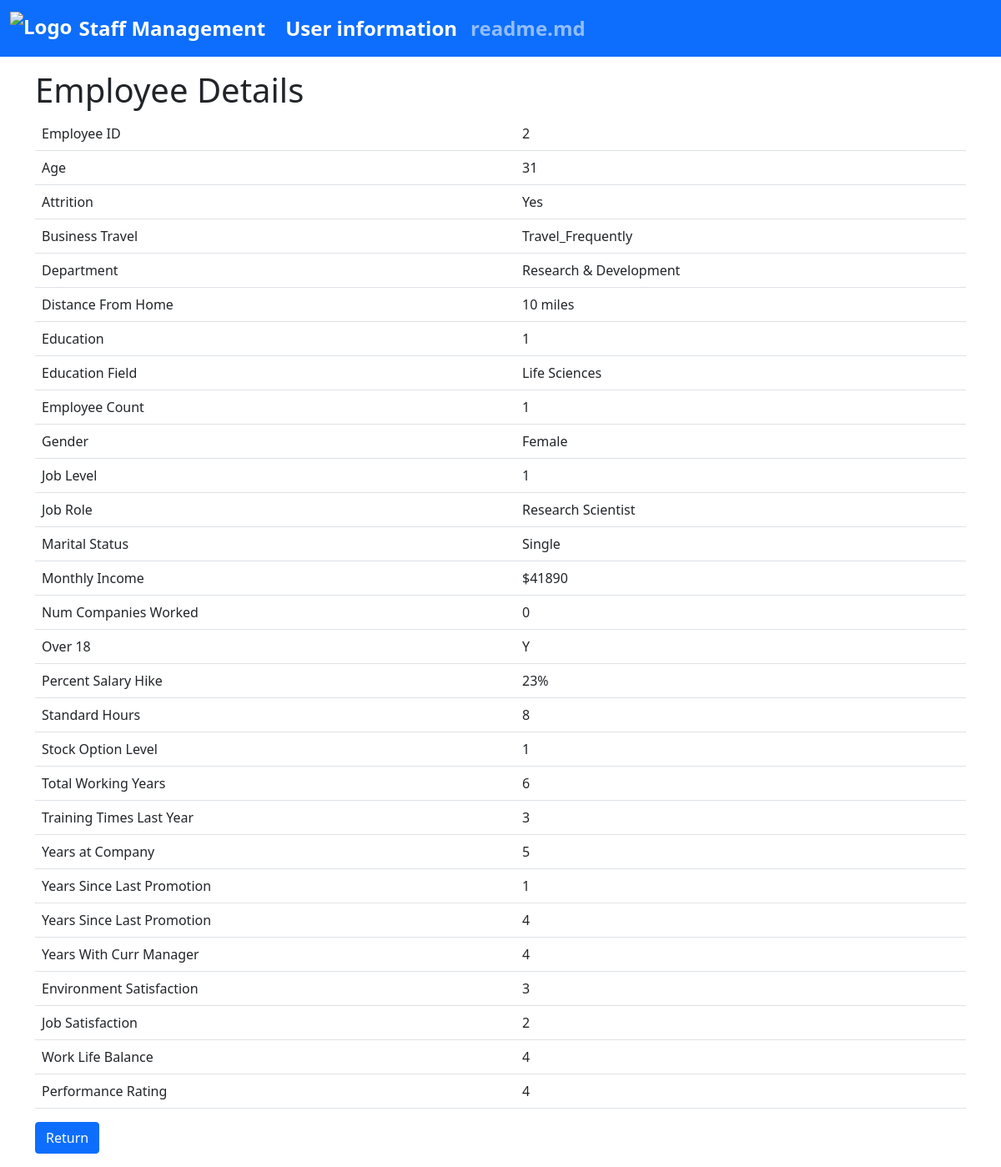
The app's page /detail?id=2 with its own data.
### tables this page shows
CREATE TABLE staff_information (
        id INTEGER PRIMARY KEY AUTOINCREMENT,
        employeeid INTEGER,
        age INTEGER,
        attrition TEXT,
        department TEXT,
        education INTEGER,
        educationfield TEXT,
        gender TEXT,
        joblevel INTEGER,
        jobrole TEXT,
        maritalstatus TEXT,
        monthlyincome INTEGER,
        numcompaniesworked INTEGER,
        over18 TEXT,
        percentsalaryhike INTEGER,
        standardhours INTEGER,
        stockoptionlevel INTEGER,
        totalworkingyears INTEGER,
        trainingtimeslastyear INTEGER,
        yearsatcompany INTEGER,
        yearssincelastpromotion INTEGER,
        yearswithcurrmanager INTEGER
    );

CREATE TABLE staff_privacy_information (
        id INTEGER PRIMARY KEY AUTOINCREMENT,
        businesstravel TEXT,
        distancefromhome INTEGER,
        employeecount INTEGER,
        environmentsatisfaction INTEGER,
        jobsatisfaction INTEGER,
        worklifebalance INTEGER,
        performancerating INTEGER,
        employeeid INTEGER
    );

### index.py (the view)
@app.route('/detail')
def detail():
    get_title = title()
    id = request.args.get('id')
    detail_re = get_detail(id)
    return render_template('detail.html', title=get_title,detail_row=detail_re)

### index.py (called while the page is built)
def title():
    title = 'staff'
    return title

def get_detail(id):
    conn = sqlite3.connect('staff_information.db')
    conn.row_factory = sqlite3.Row
    cur = conn.cursor()
    cur.execute("""
            select * from staff_information as a left join staff_privacy_information as b
            on a.employeeid = b.employeeid  where a.employeeid = ?
        """, (id,))
    row = cur.fetchone()
    conn.close()
    return row

### templates/detail.html (shortened to what this page needs)
<!DOCTYPE html>
<html>
<head>
    <link rel="stylesheet" href="https://cdn.bootcdn.net/ajax/libs/bootstrap/5.1.3/css/bootstrap.min.css">
</head>
<body>
    <nav class="navbar navbar-expand-lg navbar-dark bg-primary mx-auto">
        <div class="container-fluid">
            <a class="navbar-brand d-flex align-items-center" href="/">
                <img src="https://www.abdn.ac.uk/global/images/layout/UoA_Primary_Logo_RGB_2018.svg?v=1537886890" alt="Logo" class="me-2" height="40">
                <span class="flex-grow-1">Staff Management</span>
            </a>
            <div class="collapse navbar-collapse" id="navbarNav">
                <ul class="navbar-nav me-auto">
                    <li class="nav-item">
                        <a class="nav-link active" aria-current="page" href="/">User information</a>
                    </li>
                    <li class="nav-item">
                        <a class="nav-link" href="/readme.md">readme.md</a>
                    </li>
                </ul>
            </div>
        </div>
    </nav>
    <div class="container my-3">
        <div class="row">
            <div class="col-12">
                <h1>Employee Details</h1>
                <table class="table employee-detail-table">
                    <tr>
                        <td>Employee ID</td>
                        <td>{{ detail_row["employeeid"] }}</td>
                    </tr>
                    <tr>
                        <td>Age</td>
                        <td>{{ detail_row["age"] }}</td>
                    </tr>
                    <tr>
                        <td>Attrition</td>
                        <td>{{ detail_row["attrition"] }}</td>
                    </tr>
                    <tr>
                        <td>Business Travel</td>
                        <td>{{ detail_row["businesstravel"] }}</td>
                    </tr>
                    <tr>
                        <td>Department</td>
                        <td>{{ detail_row["department"] }}</td>
                    </tr>
                    <tr>
                        <td>Distance From Home</td>
                        <td>{{ detail_row["distancefromhome"] }} miles</td>
                    </tr>
                    <tr>
                        <td>Education</td>
                        <td>{{ detail_row["education"] }}</td>
                    </tr>
                    <tr>
                        <td>Education Field</td>
                        <td>{{ detail_row["educationfield"] }}</td>
                    </tr>
                    <tr>
                        <td>Employee Count</td>
                        <td>{{ detail_row["employeecount"] }}</td>
                    </tr>
                    <tr>
                        <td>Gender</td>
                        <td>{{ detail_row["gender"] }}</td>
                    </tr>
                    <tr>
                        <td>Job Level</td>
                        <td>{{ detail_row["joblevel"] }}</td>
                    </tr>
                    <tr>
                        <td>Job Role</td>
                        <td>{{ detail_row["jobrole"] }}</td>
                    </tr>
                    <tr>
                        <td>Marital Status</td>
                        <td>{{ detail_row["maritalstatus"] }}</td>
                    </tr>
                    <tr>
                        <td>Monthly Income</td>
                        <td>${{ detail_row["monthlyincome"] }}</td>
                    </tr>
                    <tr>
                        <td>Num Companies Worked</td>
                        <td>{{ detail_row["numcompaniesworked"] }}</td>
                    </tr>
                    <tr>
                        <td>Over 18</td>
                        <td>{{ detail_row["over18"] }}</td>
                    </tr>
                    <tr>
                        <td>Percent Salary Hike</td>
                        <td>{{ detail_row["percentsalaryhike"] }}%</td>
                    </tr>
                    <tr>
                        <td>Standard Hours</td>
                        <td>{{ detail_row["standardhours"] }}</td>
                    </tr>
                    <tr>
                        <td>Stock Option Level</td>
                        <td>{{ detail_row["stockoptionlevel"] }}</td>
                    </tr>
                    <tr>
                        <td>Total Working Years</td>
                        <td>{{ detail_row["totalworkingyears"] }}</td>
                    </tr>
                    <tr>
                        <td>Training Times Last Year</td>
                        <td>{{ detail_row["trainingtimeslastyear"] }}</td>
                    </tr>
                    <tr>
                        <td>Years at Company</td>
                        <td>{{ detail_row["yearsatcompany"] }}</td>
                    </tr>
                    <tr>
                        <td>Years Since Last Promotion</td>
                        <td>{{ detail_row["yearssincelastpromotion"] }}</td>
                    </tr>
                    <tr>
                        <td>Years Since Last Promotion</td>
                        <td>{{ detail_row["yearswithcurrmanager"] }}</td>
                    </tr>
                    <tr>
                        <td>Years With Curr Manager</td>
                        <td>{{ detail_row["yearswithcurrmanager"] }}</td>
                    </tr>
                    <tr>
                        <td>Environment Satisfaction</td>
                        <td>{{ detail_row["environmentsatisfaction"] }}</td>
                    </tr>
                    <tr>
                        <td>Job Satisfaction</td>
                        <td>{{ detail_row["jobsatisfaction"] }}</td>
                    </tr>
                    <tr>
                        <td>Work Life Balance</td>
                        <td>{{ detail_row["worklifebalance"] }}</td>
                    </tr>
                    <tr>
                        <td>Performance Rating</td>
                        <td>{{ detail_row["performancerating"] }}</td>
                    </tr>
                </table>
                <a href="/" class="btn btn-primary">Return</a>
            </div>
        </div>
    </div>
</body>
</html>

### templates/detail.html (style rules this page uses)
.navbar-brand img { max-height: 50px; }
.navbar-brand, .navbar-nav .nav-link { color: white; font-weight: bold; font-size: 24px; }

### records on screen
staff_information: age "31", attrition "Yes", department "Research & Development", education "1", educationfield "Life Sciences", gender "Female", joblevel "1", jobrole "Research Scientist", maritalstatus "Single", monthlyincome "41890", numcompaniesworked "0", over18 "Y", percentsalaryhike "23", standardhours "8", stockoptionlevel "1", totalworkingyears "6", trainingtimeslastyear "3", yearsatcompany "5", yearssincelastpromotion "1", yearswithcurrmanager "4"
staff_privacy_information: businesstravel "Travel_Frequently", distancefromhome "10", employeecount "1", environmentsatisfaction "3", jobsatisfaction "2", worklifebalance "4", performancerating "4"

### other values on screen
{{ detail_row["employeeid"] }} "2"
